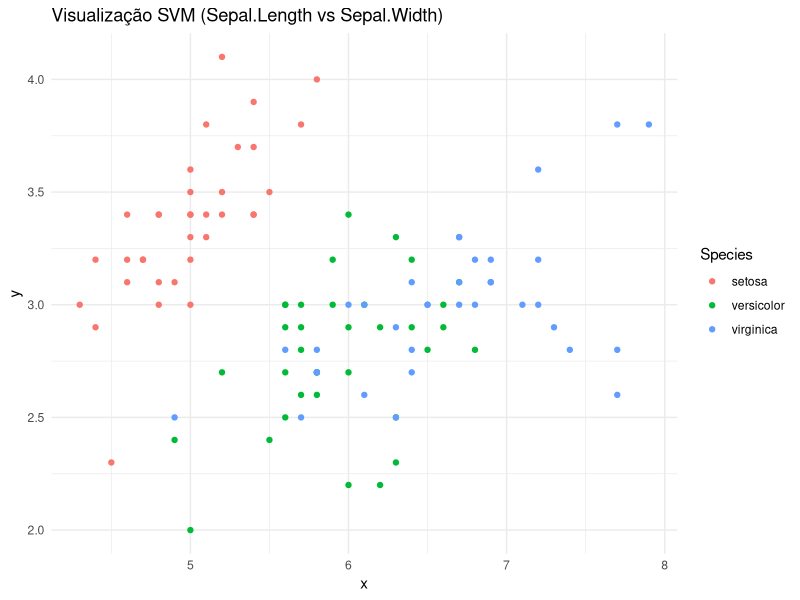

R code for this plot:
# SVM
# Vinícius Osterne



# 1. Carregar as bibliotecas necessárias
library(caret)        # Para divisão dos dados e métricas de avaliação
library(e1071)         # Para usar o SVM
library(ggplot2)       # Para visualizações (opcional)

# 2. Carregar o conjunto de dados Iris
data(iris)  # O conjunto de dados Iris já vem carregado no R

# Visualizar as primeiras linhas dos dados
head(iris)

# 3. Dividir os dados em treino e teste
set.seed(123)  # Para reprodutibilidade
trainIndex <- createDataPartition(iris$Species, p = 0.7, list = FALSE)
trainData <- iris[trainIndex, ]
testData <- iris[-trainIndex, ]

# 4. Treinar o modelo SVM
# O modelo será treinado com a variável 'Species' como alvo e as outras variáveis como preditoras
svm_model <- svm(Species ~ Sepal.Length + Sepal.Width + Petal.Length + Petal.Width, 
                 data = trainData, 
                 kernel = "radial",    # Usando o kernel radial (RBF)
                 cost = 1,             # Parâmetro de custo
                 scale = TRUE)         # Normalizar as variáveis

# 5. Resumo do modelo
summary(svm_model)

# 6. Fazer previsões no conjunto de teste
predictions <- predict(svm_model, testData)

# 7. Avaliar o desempenho do modelo
# Gerar a matriz de confusão
confMatrix <- confusionMatrix(predictions, testData$Species)
print(confMatrix)

# 8. Avaliar a acurácia
accuracy <- confMatrix$overall['Accuracy']
print(paste("Acurácia do modelo:", accuracy))

# 9. Visualizar os resultados (opcional)
# Visualizar o SVM em um gráfico de 2D para observar as margens (considerando apenas as duas primeiras variáveis)
svm_plot_data <- data.frame(x = trainData$Sepal.Length, y = trainData$Sepal.Width, Species = trainData$Species)
ggplot(svm_plot_data, aes(x = x, y = y, color = Species)) + 
  geom_point() + 
  ggtitle("Visualização SVM (Sepal.Length vs Sepal.Width)") +
  theme_minimal()

# 10. Fim do script







